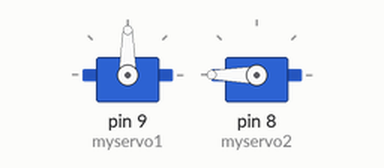
Simulated run of this sketch. Board: Arduino Uno, built with avr-gcc and run on an emulated ATmega328P. Parts: 2 × servo.

Above: at 0.05 s.
Timing chart, 0 to 4.7 s (numbered marks = the images above):
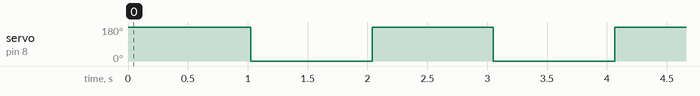

The sketch:

sketch_jun09c.ino
```cpp
#include <Servo.h>

Servo myservo1;
Servo myservo2;
int pos = 0;

void setup() {
  myservo1.attach(9);
  myservo2.attach(8);
}

void loop() {
  for (pos = 0; pos <= 180; pos += 1)
    myservo2.write(pos);
    delay(1000);

  for (pos = 180; pos >= 0; pos -= 1)
    myservo2.write(pos);
    delay(1000);

}
```

Measured:
- by itself, servo on pin 8 (myservo2): alternates 180° for 1.0 s and 0° for 1.0 s
